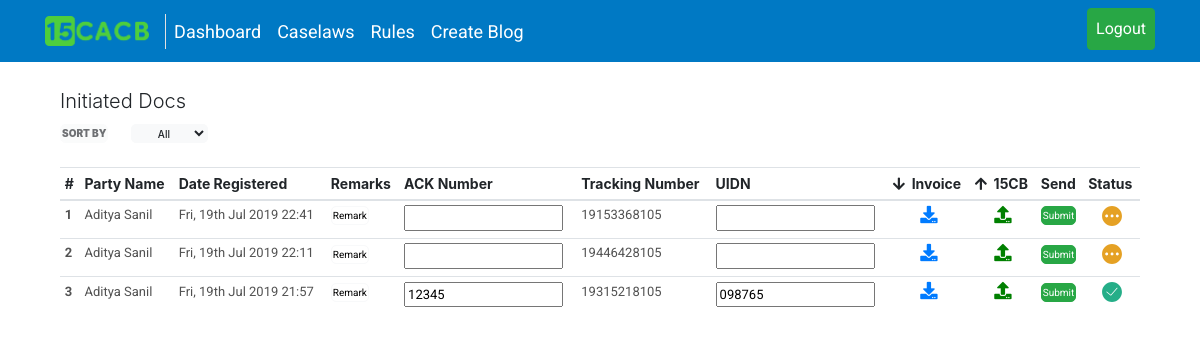
The page /routes/admin/homeAdmin.php on the database its author committed.
### tables this page shows
CREATE TABLE `documentStore` (
  `submitTime` timestamp(6) NOT NULL DEFAULT CURRENT_TIMESTAMP(6) ON UPDATE CURRENT_TIMESTAMP(6),
  `id` varchar(25) NOT NULL,
  `firstName` varchar(15) NOT NULL,
  `lastName` varchar(15) NOT NULL,
  `userName` varchar(30) NOT NULL,
  `dateRegistered` varchar(35) NOT NULL,
  `identityUser` varchar(7) NOT NULL,
  `remarks` text,
  `partyName` varchar(15) NOT NULL,
  `ackNumber` varchar(30) NOT NULL,
  `trackingNumber` varchar(50) NOT NULL,
  `uidNumber` varchar(30) NOT NULL,
  `clientUploadedDoc` varchar(100) NOT NULL,
  `adminUploadedDoc` varchar(200) DEFAULT NULL,
  `taskStatus` varchar(30) NOT NULL,
  `contact` varchar(12) NOT NULL,
  `process` varchar(10) NOT NULL
);

### routes/admin/dashboardAdmin.php (the view, shortened to what this page needs)
<?php
include '../../php/connectionDb15CACB.php';
?>
<html>
    <head>
        <link rel="stylesheet" href="https://stackpath.bootstrapcdn.com/bootstrap/4.3.1/css/bootstrap.min.css">
        <link href='../../styles/navbarStyles.css' rel="stylesheet">
    </head>
    <body>
        <br>
        <div class="container">
            <form action="../../php/storeAdminFile.php" method="post" enctype="multipart/form-data">
                <label for="fileInput" class="lead">Initiated Docs</label>
                <div class="sortBy">
                    <div class="btn-toolbar" role="toolbar">
                        <div class="btn-group mr-2" role="group">
                            <button type="button" class="btn btn-light btn-sm mr-4 disabled" style="font-weight: 900;">SORT BY</button>
                            <select  class='btn btn-light btn-sm selectElement' name="sort" onchange="showTableAdmin(this.value, '<?php echo $sessionHolder; ?>')">
                                <option value="A">All</option>
                            </select>
                        </div>
                    </div>
                </div>
                <br>
                <div class="table-responsive">
                    <table class="table table-sm table-hover">
                        <thead>
                            <tr>
                                <th scope="col" class="">#</th>
                                <th scope="col">Party Name</th>
                                <th scope="col">Date Registered</th>
                                <th scope="col">Remarks</th>
                                <th scope="col">ACK Number</th>
                                <th scope="col">Tracking Number</th>
                                <th scope="col">UIDN </th>
                                <th scope="col"><i class="fas fa-arrow-down"></i>&nbsp&nbspInvoice</th>
                                <th scope="col"><i class="fas fa-arrow-up"></i>&nbsp&nbsp15CB</th>
                                <th scope="col">Send</th>
                                <th scope="col">Status</th>
                            </tr>
                        </thead>
                        <tbody id="displayData">
                            <?php
                                $counter = 1;
                                $sql = "SELECT submitTime, firstName, lastName, dateRegistered, identityUser, remarks, ackNumber, trackingNumber, uidNumber, clientUploadedDoc, taskStatus FROM documentStore WHERE identityUser ='client' ORDER BY submitTime DESC";
                                $querySql = mysqli_query($connect, $sql);
                                while ($result = mysqli_fetch_array($querySql)) {
                                    echo "<tr>";
                                    echo "<th scope='row'>$counter</th>";
                                    echo "<td>" . $result['firstName'] . " " .$result['lastName'] . "</td>";
                                    echo "<td>" . $result['dateRegistered'] . "</td>";
                                    echo "<td><button type='button' data-container='body' class='btn btn-outline-light btn-sm' style='color: black;' data-toggle='tooltip' data-placement='left' title='". $result['remarks'] . "'>
                                    Remark
                                    </button></td>";
                                    echo "<td><input type='text' name='ackNumber_" . $counter . "' value='" . $result['ackNumber'] . "' required></td>";
                                    echo "<td>" . $result['trackingNumber'] . "</td>";
                                    echo "<td><input type='text' name='uidNumber_" . $counter . "' value='" . $result['uidNumber'] . "' required></td>";
                                    echo "<td align='center'><a href='" . $result['clientUploadedDoc'] . "' download><i class='fas fa-download fa-lg'></i></a></td>";
                                    echo "<td align='center'>
                                        <label for='fileUpload" . $counter . "'>
                                            <i class='fas fa-upload fa-lg'></i>
                                        </label>
                                        <input id='fileUpload" . $counter ."' name='fileFinal_".$counter."' type='file' style='display:none;'>
                                        <input type='hidden' name='fileID_".$counter."' value='" . $result['trackingNumber'] . "'>
                                    </td>
                                    <script>
                                        $('#fileUpload" . $counter . "').change(function() {
                                            var i = $(this).prev('label').clone();
                                            var file = $('#fileUpload" . $counter . "')[0].files[0].name;
                                            $(this).prev('label').text(file);
                                        });
                                    </script>
                                    ";
                                    echo "<td><input type='submit' class='btn btn-success btn-sm' name='submitFinal_" . $counter . "'></td>";
                                    echo "<td align='center'><img class='statusLogo' src='".$result['taskStatus'] . "'></td>";
                                    echo "</tr>";
                                    ++$counter;
                                }
                            ?>
                        </tbody>
                    </table>
                </div>
            </form>
        </div>
    </body>
</html>

### routes/admin/homeAdmin.php (shortened to what this page needs)
<?php
$sessionHolder = $_SESSION['user'];
?>
<!DOCTYPE html>
<head>
    <link rel="stylesheet" href="https://stackpath.bootstrapcdn.com/bootstrap/4.3.1/css/bootstrap.min.css">
    <link rel="stylesheet" href="https://cdnjs.cloudflare.com/ajax/libs/font-awesome/5.10.0-11/css/all.min.css">
    <link href='../../styles/navbarStyles.css' rel="stylesheet">
</head>
<body>
    <nav class="navbar sticky-top navbar-expand-lg navbar-dark" style="background-color: #0079c4;">
        <div class="container">
            <a class="navbar-brand" href="">
                <img src="../../images/15cacb.png" width="" height="30" class="d-inline-block align-top" alt="">
            </a>
            <div class="collapse navbar-collapse" id="navbarTogglerDemo03">
                <ul class="navbar-nav nav mr-auto mt-2 mt-lg-0" id="pills-tab" role="tablist">
                    <li class="nav-item active">
                        <a class="nav-link active" id="pills-dashboardAdmin-tab" data-toggle="pill" href="#pills-dashboardAdmin" role="tab" aria-controls="pills-dashboardAdmin" aria-selected="true">Dashboard</a>
                    </li>
                    <li class="nav-item">
                        <a class="nav-link" id="pills-caselaws-tab" data-toggle="pill" href="#pills-caselaws" role="tab" aria-controls="pills-caselaws" aria-selected="true">Caselaws</a>
                    </li>
                    <li class="nav-item">
                        <a class="nav-link" id="pills-rules-tab" data-toggle="pill" href="#pills-rules" role="tab" aria-controls="pills-rules" aria-selected="false">Rules</a>
                    </li>
                    <li class="nav-item">
                        <a class="nav-link" id="pills-createBlog-tab" data-toggle="pill" href="#pills-createBlog" role="tab" aria-controls="pills-createBlog" aria-selected="false">Create Blog</a>
                    </li>
                </ul>
                <ul class="nav navbar-nav navbar-right">
                    <li class="nav-item">
                        <a class="nav-link btn btn-success btn-block mb-1" id="pills-logout-tab" data-toggle="pill" href="#pills-logout" role="tab" aria-controls="pills-logout" aria-selected="false" onclick="logout()">Logout</a>
                    </li>
                </ul>
            </div>
        </div>
    </nav>
    <div class="container">
        <div class="tab-content" id="pills-tabContent">
            <div class="tab-pane fade show active" id="pills-dashboardAdmin" role="tabpanel" aria-labelledby="pills-dashboardAdmin-tab">
                <?php include '../../routes/admin/dashboardAdmin.php'; ?>
            </div>
                <?php include '../../routes/caselaws.php'; ?>
                <?php include '../../routes/rules.php'; ?>
                <?php include '../../routes/createBlog.php'; ?>
        </div>
    </div>
</body>
</html>

### routes/caselaws.php (shortened to what this page needs)
<html>
    <head>
        <link href='../../styles/navbarStyles.css' rel="stylesheet">
    </head>
    <body>
    </body>
</html>

### routes/rules.php (shortened to what this page needs)
<html>
    <head>
        <link href='../../styles/navbarStyles.css' rel="stylesheet">
    </head>
    <body>
    </body>
</html>

### routes/createBlog.php (shortened to what this page needs)
<html>
    <head>
        <link rel="stylesheet" href="https://stackpath.bootstrapcdn.com/bootstrap/4.3.1/css/bootstrap.min.css">
        <link href='styles/navbarStyles.css' rel='stylesheet'>
    </head>
    <body>
    </body>
</html>

### styles/navbarStyles.css (style rules this page uses)
li>a { font-family: 'Roboto'; font-size: 18px; color: #ffffff !important; }
.btn-sm { padding: 1px 1px !important; font-size: 10px !important; border-radius: 5px !important; }
table>tbody { font-size: 13px; font-family: Roboto; color: #525252; }
table>thead>tr>th { font-size: 14px; }
.statusLogo { height: 20px !important; }
.fa-download { color: #007bff; }
.selectElement { font-weight: 500; }
.fa-upload { color: green; }

### rows shown on the page
documentstore: firstName "Aditya", lastName "Sanil", dateRegistered "Fri, 19th Jul 2019 22:41", trackingNumber "19153368105", taskStatus (picture)
documentstore: firstName "Aditya", lastName "Sanil", dateRegistered "Fri, 19th Jul 2019 22:11", trackingNumber "19446428105", taskStatus (picture)
documentstore: firstName "Aditya", lastName "Sanil", dateRegistered "Fri, 19th Jul 2019 21:57", ackNumber "12345", trackingNumber "19315218105", uidNumber "098765", taskStatus (picture)
